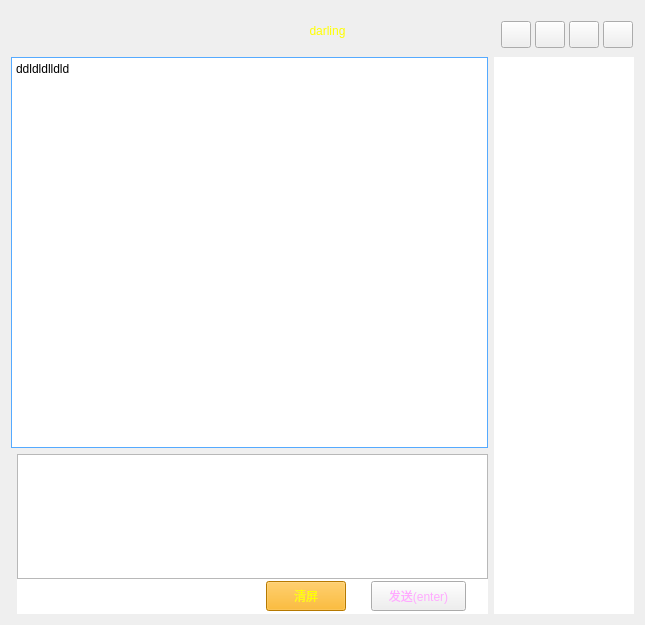
<?xml version="1.0" encoding="UTF-8"?>
<ui version="4.0">
 <class>Cell_Main</class>
 <widget class="QWidget" name="Cell_Main">
  <property name="geometry">
   <rect>
    <x>0</x>
    <y>0</y>
    <width>645</width>
    <height>625</height>
   </rect>
  </property>
  <property name="windowTitle">
   <string>Cell_Main</string>
  </property>
  <property name="styleSheet">
   <string notr="true">QWidget#inputbg{border:1px soild gray;border-top:none;}
background-color: rgb(255, 255, 255);
QWidget#input{background-color:rgb(255,255,255);}
QTestEdit{border:none;}
QTextBrowser{border:1px solid red;}
QFame#title{background-color:blue;}
QLabel#b_name{color: rgb(255, 0, 0);}
QPushButton:hover{border :wpx solig gray;}
QFrame#title  QPushButton:hover{border:2px solid gray;}

</string>
  </property>
  <layout class="QGridLayout" name="gridLayout_2">
   <item row="2" column="1">
    <widget class="QFrame" name="inputbg">
     <property name="minimumSize">
      <size>
       <width>0</width>
       <height>160</height>
      </size>
     </property>
     <property name="maximumSize">
      <size>
       <width>16777215</width>
       <height>160</height>
      </size>
     </property>
     <property name="styleSheet">
      <string notr="true">QWidget#inputbg{broder:1px soild gray;border-top:none;}
QWidget#input{background-color:rgb(255,255,255);}
QTestEdit{border:none;}
QTextBrowser{broder:1px solid gray;}</string>
     </property>
     <layout class="QGridLayout" name="gridLayout">
      <property name="leftMargin">
       <number>0</number>
      </property>
      <property name="topMargin">
       <number>0</number>
      </property>
      <property name="rightMargin">
       <number>0</number>
      </property>
      <property name="bottomMargin">
       <number>0</number>
      </property>
      <property name="spacing">
       <number>0</number>
      </property>
      <item row="0" column="0">
       <widget class="QTextEdit" name="textEdit">
        <property name="styleSheet">
         <string notr="true">border-top-color: rgb(0, 0, 0);
border-color: rgb(255, 170, 0);</string>
        </property>
       </widget>
      </item>
      <item row="1" column="0">
       <widget class="QWidget" name="input" native="true">
        <property name="minimumSize">
         <size>
          <width>0</width>
          <height>35</height>
         </size>
        </property>
        <property name="styleSheet">
         <string notr="true">color: rgb(255, 170, 255);
</string>
        </property>
        <layout class="QGridLayout" name="gridLayout_3">
         <property name="leftMargin">
          <number>0</number>
         </property>
         <property name="topMargin">
          <number>0</number>
         </property>
         <property name="rightMargin">
          <number>22</number>
         </property>
         <property name="bottomMargin">
          <number>0</number>
         </property>
         <property name="horizontalSpacing">
          <number>25</number>
         </property>
         <property name="verticalSpacing">
          <number>0</number>
         </property>
         <item row="0" column="0">
          <spacer name="horizontalSpacer">
           <property name="orientation">
            <enum>Qt::Horizontal</enum>
           </property>
           <property name="sizeHint" stdset="0">
            <size>
             <width>40</width>
             <height>20</height>
            </size>
           </property>
          </spacer>
         </item>
         <item row="0" column="2">
          <widget class="QPushButton" name="pushButton_2">
           <property name="minimumSize">
            <size>
             <width>95</width>
             <height>30</height>
            </size>
           </property>
           <property name="maximumSize">
            <size>
             <width>95</width>
             <height>16777215</height>
            </size>
           </property>
           <property name="styleSheet">
            <string notr="true">background-color: rgb(255, 170, 0);
color: rgb(255, 255, 0);
QPushButton#pushButton2:pressed{background:#3a8ee6;color:#FFFFFF}
</string>
           </property>
           <property name="text">
            <string>发送(enter)</string>
           </property>
          </widget>
         </item>
         <item row="0" column="1">
          <widget class="QPushButton" name="btn_clear">
           <property name="minimumSize">
            <size>
             <width>0</width>
             <height>30</height>
            </size>
           </property>
           <property name="styleSheet">
            <string notr="true">background-color: rgb(255, 170, 0);
color: rgb(255, 255, 0);</string>
           </property>
           <property name="text">
            <string>清屏</string>
           </property>
          </widget>
         </item>
        </layout>
       </widget>
      </item>
     </layout>
    </widget>
   </item>
   <item row="1" column="0" colspan="2">
    <widget class="QTextBrowser" name="textBrowser">
     <property name="styleSheet">
      <string notr="true">border-color: rgb(85, 170, 255);</string>
     </property>
     <property name="html">
      <string>&lt;!DOCTYPE HTML PUBLIC &quot;-//W3C//DTD HTML 4.0//EN&quot; &quot;http://www.w3.org/TR/REC-html40/strict.dtd&quot;&gt;
&lt;html&gt;&lt;head&gt;&lt;meta name=&quot;qrichtext&quot; content=&quot;1&quot; /&gt;&lt;style type=&quot;text/css&quot;&gt;
p, li { white-space: pre-wrap; }
&lt;/style&gt;&lt;/head&gt;&lt;body style=&quot; font-family:'SimSun'; font-size:9pt; font-weight:400; font-style:normal;&quot;&gt;
&lt;p style=&quot; margin-top:0px; margin-bottom:0px; margin-left:0px; margin-right:0px; -qt-block-indent:0; text-indent:0px;&quot;&gt;ddldldlldld&lt;/p&gt;&lt;/body&gt;&lt;/html&gt;</string>
     </property>
    </widget>
   </item>
   <item row="0" column="1" colspan="2">
    <widget class="QFrame" name="title">
     <property name="minimumSize">
      <size>
       <width>0</width>
       <height>40</height>
      </size>
     </property>
     <property name="maximumSize">
      <size>
       <width>16777215</width>
       <height>40</height>
      </size>
     </property>
     <property name="styleSheet">
      <string notr="true">background-color: rgb(255, 170, 0);
b_name{color:red;}</string>
     </property>
     <widget class="QWidget" name="widget_2" native="true">
      <property name="geometry">
       <rect>
        <x>480</x>
        <y>10</y>
        <width>140</width>
        <height>27</height>
       </rect>
      </property>
      <property name="maximumSize">
       <size>
        <width>140</width>
        <height>16777215</height>
       </size>
      </property>
      <layout class="QGridLayout" name="gridLayout_4">
       <property name="leftMargin">
        <number>0</number>
       </property>
       <property name="topMargin">
        <number>0</number>
       </property>
       <property name="rightMargin">
        <number>0</number>
       </property>
       <property name="bottomMargin">
        <number>0</number>
       </property>
       <property name="spacing">
        <number>0</number>
       </property>
       <item row="0" column="1">
        <widget class="QPushButton" name="btn_min">
         <property name="maximumSize">
          <size>
           <width>30</width>
           <height>30</height>
          </size>
         </property>
         <property name="sizeIncrement">
          <size>
           <width>30</width>
           <height>30</height>
          </size>
         </property>
         <property name="styleSheet">
          <string notr="true">border-image: url(:/resource/min.svg);

QPushButton#btnmin:pressed{background:#3a8ee6;color:#FFFFFF}
</string>
         </property>
         <property name="text">
          <string/>
         </property>
        </widget>
       </item>
       <item row="0" column="3">
        <widget class="QPushButton" name="btn_close">
         <property name="maximumSize">
          <size>
           <width>30</width>
           <height>30</height>
          </size>
         </property>
         <property name="sizeIncrement">
          <size>
           <width>30</width>
           <height>30</height>
          </size>
         </property>
         <property name="styleSheet">
          <string notr="true">


border-image: url(:/resource/close.svg);
QPushButton#but_close:pressed{background:#3a8ee6;color:#FFFFFF}</string>
         </property>
         <property name="text">
          <string/>
         </property>
        </widget>
       </item>
       <item row="0" column="2">
        <widget class="QPushButton" name="btn_max">
         <property name="maximumSize">
          <size>
           <width>30</width>
           <height>30</height>
          </size>
         </property>
         <property name="sizeIncrement">
          <size>
           <width>30</width>
           <height>30</height>
          </size>
         </property>
         <property name="styleSheet">
          <string notr="true">border-image: url(:/resource/max.svg);

QPushButton#btn_max:pressed{background:#3a8ee6;color:#FFFFFF}
</string>
         </property>
         <property name="text">
          <string/>
         </property>
        </widget>
       </item>
       <item row="0" column="0">
        <widget class="QPushButton" name="btn_set">
         <property name="maximumSize">
          <size>
           <width>30</width>
           <height>30</height>
          </size>
         </property>
         <property name="sizeIncrement">
          <size>
           <width>30</width>
           <height>30</height>
          </size>
         </property>
         <property name="styleSheet">
          <string notr="true">

QPushButton#btn_set:hover{border;1px solid gray;}
QPushButton#btn_set{image: url(:/resource/set.svg);border: 2px solid rgba(255,255,255,0);}
selection-color: rgb(255, 255, 255);
</string>
         </property>
         <property name="text">
          <string/>
         </property>
        </widget>
       </item>
      </layout>
     </widget>
     <widget class="QLabel" name="label">
      <property name="geometry">
       <rect>
        <x>140</x>
        <y>10</y>
        <width>341</width>
        <height>20</height>
       </rect>
      </property>
      <property name="styleSheet">
       <string notr="true">font: 14pt &quot;Consolas&quot;;

color: rgb(255, 255, 0);</string>
      </property>
      <property name="text">
       <string>darling</string>
      </property>
      <property name="alignment">
       <set>Qt::AlignCenter</set>
      </property>
     </widget>
    </widget>
   </item>
   <item row="1" column="2" rowspan="2">
    <widget class="QFrame" name="bgxiu">
     <property name="minimumSize">
      <size>
       <width>140</width>
       <height>0</height>
      </size>
     </property>
     <property name="maximumSize">
      <size>
       <width>140</width>
       <height>16777215</height>
      </size>
     </property>
     <property name="styleSheet">
      <string notr="true">background-color: rgb(255, 255, 255);</string>
     </property>
     <layout class="QGridLayout" name="gridLayout_5">
      <item row="0" column="0">
       <widget class="QLabel" name="label_2">
        <property name="styleSheet">
         <string notr="true">border-image: url(:/resource/xiu.png);</string>
        </property>
        <property name="text">
         <string/>
        </property>
       </widget>
      </item>
     </layout>
    </widget>
   </item>
  </layout>
 </widget>
 <layoutdefault spacing="6" margin="11"/>
 <resources/>
 <connections/>
</ui>
